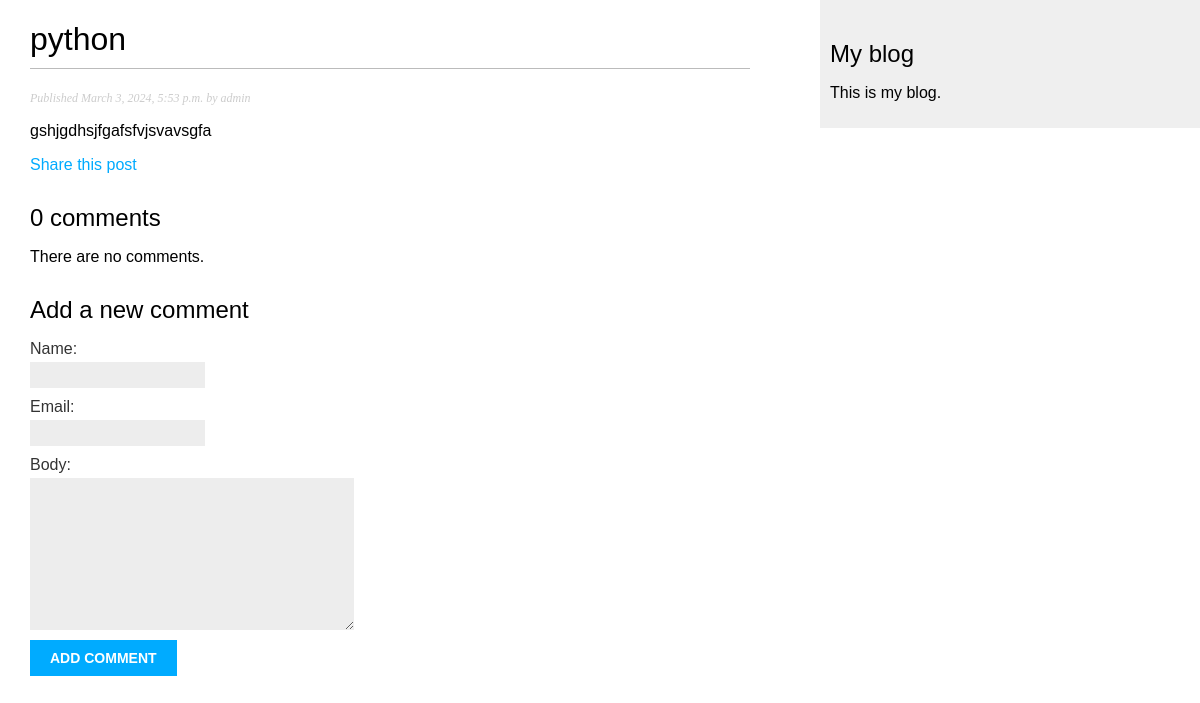
/blog/2024/3/3/python/, run on an earlier commit of the app's database.
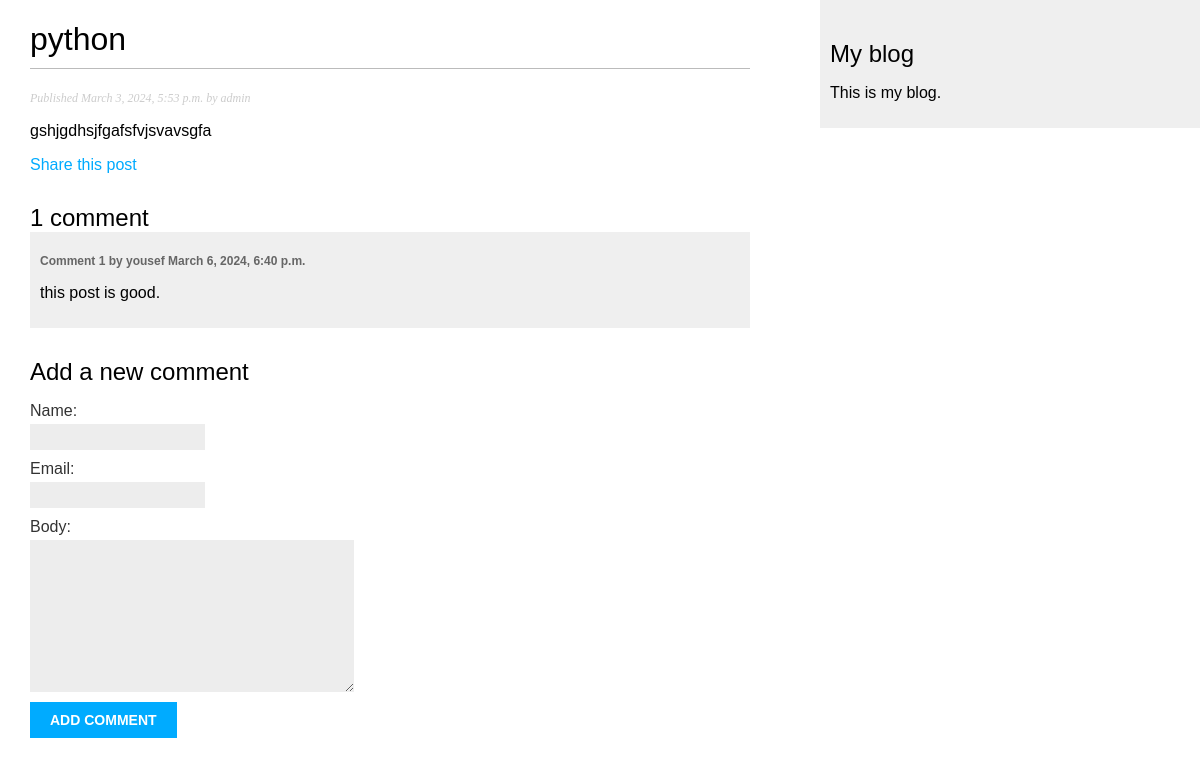
And on a later commit of the database.
### blog/models.py (models this page shows, shortened)
class Post(models.Model):
    class Status(models.TextChoices):
        DRAFT = 'DF', 'Draft'
        PUBLISHED = 'PB', 'Published'
    title = models.CharField(max_length=250)
    slug = models.SlugField(max_length=250, unique_for_date='publish')
    author = models.ForeignKey(User, on_delete=models.CASCADE, related_name='blog_posts')
    body = models.TextField()
    publish = models.DateTimeField(default=timezone.now)
    created = models.DateTimeField(auto_now_add=True)
    updated = models.DateTimeField(auto_now=True)
    status = models.CharField(max_length=2, choices=Status.choices, default=Status.DRAFT)
    class Meta:
        ordering = ['-publish']
        indexes = [
            models.Index(fields=['-publish']),
        ]

class Comment(models.Model):
    post = models.ForeignKey(Post, on_delete=models.CASCADE, related_name='comments')
    name = models.CharField(max_length=80)
    email = models.EmailField()
    body = models.TextField()
    created = models.DateTimeField(auto_now_add=True)
    updated = models.DateTimeField(auto_now=True)
    active = models.BooleanField(default=True)
    class Meta:
        ordering = ['created']
        indexes = [
            models.Index(fields=['created']),
        ]

### blog/views.py (the view)
# urls.py: path('<int:year>/<int:month>/<int:day>/<slug:post>/', views.post_detail, name='post_detail'),
def post_detail(request, year,month,day,post):
    post = get_object_or_404(Post, status=Post.Status.PUBLISHED,
                        slug=post,
                        publish__year =year,
                        publish__month=month,
                        publish__day=day
                        )
    comments = post.comments.filter(active=True)
    form = CommentForm()
    return render(request, 'blog/post/detail.html', {'post': post, 'comments': comments, 'form': form})

### blog/forms.py
class CommentForm(forms.ModelForm):
    class Meta:
        model = Comment
        fields = ['name', 'email', 'body']

### blog/templates/blog/post/detail.html (shortened to what this page needs)
{% extends "blog/base.html" %}
{% block content %}
    <h1>{{ post.title }}</h1>
    <p class="date">
    Published {{ post.publish }} by {{ post.author }}
    </p>
    {{ post.body|linebreaks }}
    <p>
        <a href="{% url 'blog:post_share' post.id %}">
            Share this post
        </a>
    </p>
    {% with comments.count as total_comments %}
    <h2>
        {{ total_comments }} comment{{ total_comments|pluralize }}
    </h2>
{% endwith %}
{% for comment in comments %}
    <div class="comment">
        <p class="info">
            Comment {{ forloop.counter }} by {{ comment.name }}
            {{ comment.created }}
        </p>
        {{ comment.body|linebreaks }}
    </div>
{% empty %}
    <p>There are no comments.</p>
{% endfor %}
{% include "blog/post/includes/comment_form.html" %}
{% endblock %}

### blog/templates/blog/base.html (shortened to what this page needs)
{% load static %}
<!DOCTYPE html>
<html>
    <head>
        <link href="{% static "css/blog.css" %}" rel="stylesheet">
    </head>
    <body>
        <div id="content">
            {% block content %}
            {% endblock %}
        </div>
        <div id="sidebar">
            <h2>My blog</h2>
            <p>This is my blog.</p>
        </div>
    </body>
</html>

### blog/templates/blog/post/includes/comment_form.html (shortened to what this page needs)
<h2>Add a new comment</h2>
<form action="{% url "blog:post_comment" post.id %}" method="post">
    {{ form.as_p }}
    <p><input type="submit" value="Add comment"></p>
</form>

### blog/static/css/blog.css (style rules this page uses)
body { margin:0; padding:0; font-family:helvetica, sans-serif; }
a { color:#00abff; text-decoration:none; }
h1 { font-weight:normal; border-bottom:1px solid #bbb; padding:0 0 10px 0; }
h2 { font-weight:normal; margin:30px 0 0; }
#content { float:left; width:60%; padding:0 0 0 30px; }
#sidebar { float:right; width:30%; padding:10px; background:#efefef; height:100%; }
p.date { color:#ccc; font-family: georgia, serif; font-size: 12px; font-style: italic; }
label { float:left; clear:both; color:#333; margin-bottom:4px; }
input, textarea { clear:both; float:left; margin:0 0 10px; background:#ededed; border:0; padding:6px 10px; font-size:12px; }
input[type=submit] { font-weight:bold; background:#00abff; color:#fff; padding:10px 20px; font-size:14px; text-transform:uppercase; }
.comment { padding:10px; }
.comment:nth-child(even) { background:#efefef; }
.comment .info { font-weight:bold; font-size:12px; color:#666; }

What changed in the data, as far as the page shows it:
added Comment: name "yousef", created "March 6, 2024, 6:40 p.m.", body "this post is good."
Also different on the page:
{{ total_comments }}: "0" → "1"
text no longer shown: "There are no comments."
